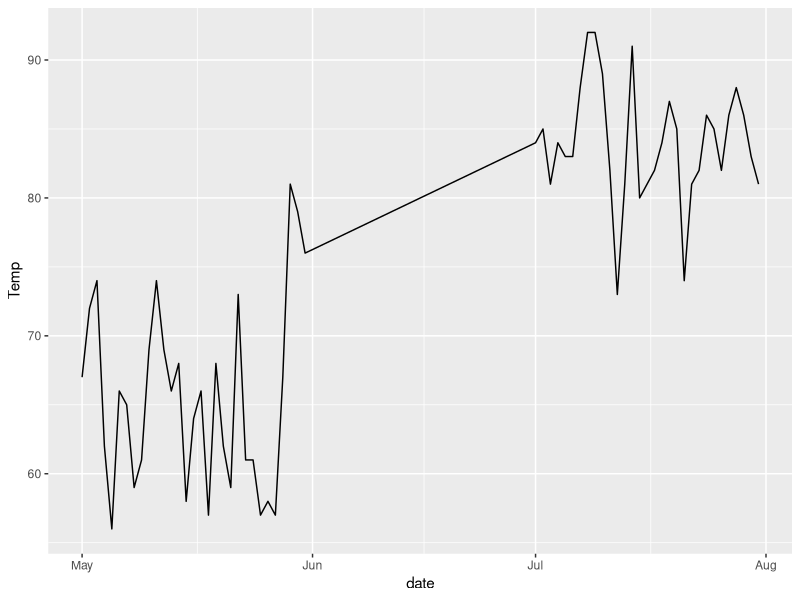

Write R code to recreate this figure.
data(airquality)
summary(airquality)
str(airquality)

library(magrittr)
library(dplyr)
library(ggplot2)

airquality$Day[airquality$Day < 10] %<>% paste0("0",.)
airquality$date <- as.POSIXct(paste("2014",airquality$Month,airquality$Day,sep = "-"))

CompareMonths <- function(month1,month2) {
  airquality1 <- filter(airquality, airquality$Month == month1)
  airquality2 <- filter(airquality, airquality$Month == month2)
  airqualityCombo <- rbind(airquality1,airquality2)
  ggplot(airqualityCombo, aes(x=date)) + geom_line(aes(y=Temp))
}

CompareMonths(5,7)
